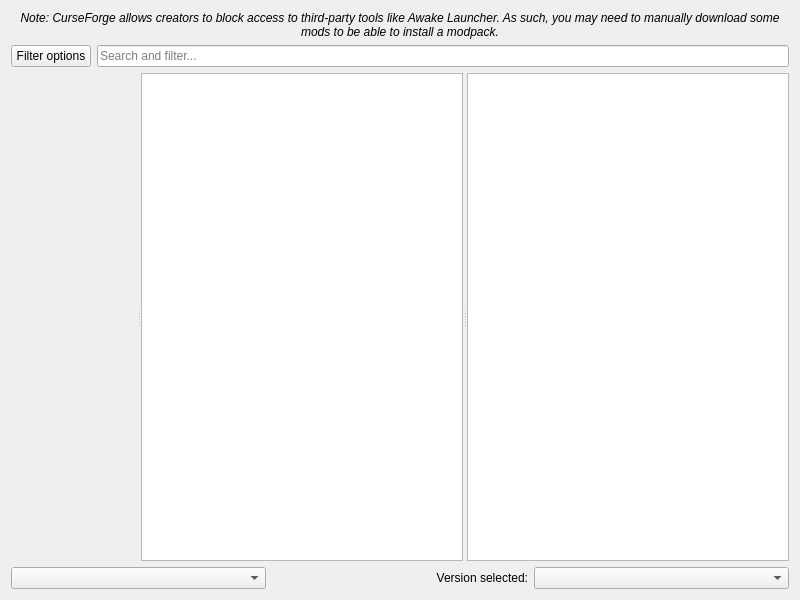
<?xml version="1.0" encoding="UTF-8"?>
<ui version="4.0">
 <class>FlamePage</class>
 <widget class="QWidget" name="FlamePage">
  <property name="geometry">
   <rect>
    <x>0</x>
    <y>0</y>
    <width>800</width>
    <height>600</height>
   </rect>
  </property>
  <layout class="QVBoxLayout" name="verticalLayout">
   <item>
    <widget class="QLabel" name="label_2">
     <property name="font">
      <font>
       <italic>true</italic>
      </font>
     </property>
     <property name="text">
      <string>Note: CurseForge allows creators to block access to third-party tools like Awake Launcher. As such, you may need to manually download some mods to be able to install a modpack.</string>
     </property>
     <property name="alignment">
      <set>Qt::AlignCenter</set>
     </property>
     <property name="wordWrap">
      <bool>true</bool>
     </property>
    </widget>
   </item>
   <item>
    <layout class="QHBoxLayout" name="horizontalLayout">
     <item>
      <widget class="QPushButton" name="filterButton">
       <property name="text">
        <string>Filter options</string>
       </property>
      </widget>
     </item>
     <item>
      <widget class="QLineEdit" name="searchEdit">
       <property name="placeholderText">
        <string>Search and filter...</string>
       </property>
      </widget>
     </item>
    </layout>
   </item>
   <item>
    <widget class="QSplitter" name="splitter">
     <property name="sizePolicy">
      <sizepolicy hsizetype="Expanding" vsizetype="Expanding">
       <horstretch>0</horstretch>
       <verstretch>0</verstretch>
      </sizepolicy>
     </property>
     <property name="orientation">
      <enum>Qt::Horizontal</enum>
     </property>
     <widget class="QWidget" name="widget" native="true"/>
     <widget class="QListView" name="packView">
      <property name="horizontalScrollBarPolicy">
       <enum>Qt::ScrollBarAlwaysOff</enum>
      </property>
      <property name="alternatingRowColors">
       <bool>true</bool>
      </property>
      <property name="iconSize">
       <size>
        <width>48</width>
        <height>48</height>
       </size>
      </property>
      <property name="verticalScrollMode">
       <enum>QAbstractItemView::ScrollPerPixel</enum>
      </property>
     </widget>
     <widget class="ProjectDescriptionPage" name="packDescription">
      <property name="openExternalLinks">
       <bool>true</bool>
      </property>
      <property name="openLinks">
       <bool>true</bool>
      </property>
     </widget>
    </widget>
   </item>
   <item>
    <layout class="QHBoxLayout">
     <item>
      <widget class="QComboBox" name="sortByBox"/>
     </item>
     <item>
      <widget class="QLabel" name="label">
       <property name="text">
        <string>Version selected:</string>
       </property>
       <property name="alignment">
        <set>Qt::AlignRight|Qt::AlignTrailing|Qt::AlignVCenter</set>
       </property>
      </widget>
     </item>
     <item>
      <widget class="QComboBox" name="versionSelectionBox"/>
     </item>
    </layout>
   </item>
  </layout>
 </widget>
 <customwidgets>
  <customwidget>
   <class>ProjectDescriptionPage</class>
   <extends>QTextBrowser</extends>
   <header>ui/widgets/ProjectDescriptionPage.h</header>
  </customwidget>
 </customwidgets>
 <tabstops>
  <tabstop>packView</tabstop>
  <tabstop>packDescription</tabstop>
  <tabstop>sortByBox</tabstop>
  <tabstop>versionSelectionBox</tabstop>
 </tabstops>
 <resources/>
 <connections/>
</ui>
